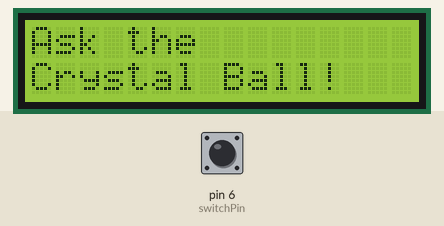
Recording of a sketch running on a simulated Arduino Uno, built with avr-gcc and run on an emulated ATmega328P. On the bench: 16×2 character LCD. Inputs (shaded band) come from the test bench; at power-on: pin 6 (switchPin) LOW. Random numbers use the default seed unless the sketch sets one.

Above: at 3.2 s.
3.3 s: pin 6 (switchPin) pulled HIGH for 0.6 s
At 4.7 s:
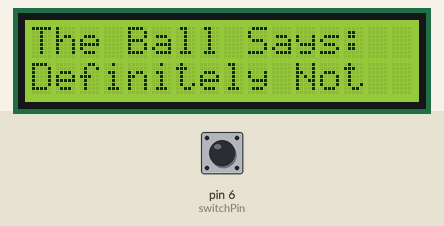
5.5 s: pin 6 (switchPin) pulled HIGH for 1 s
At 7.7 s:
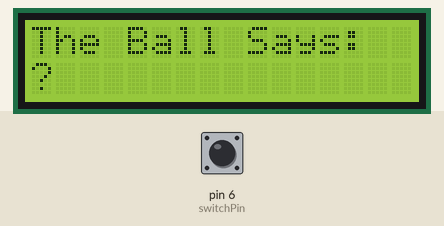
8.0 s: pin 6 (switchPin) pulled HIGH for 0.6 s
At 10.1 s:
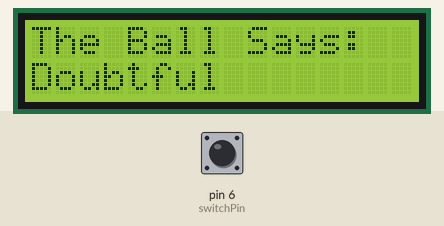
10.5 s: pin 6 (switchPin) pulled HIGH for 3.2 s
At 15.2 s:
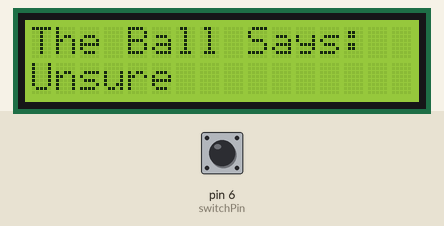
15.5 s: pin 6 (switchPin) pulled HIGH for 0.6 s
At 17.4 s:
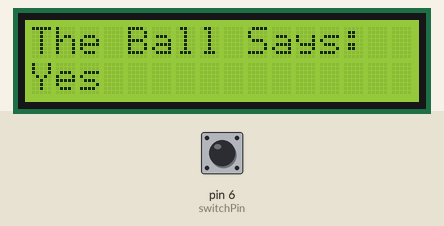
18.0 s: pin 6 (switchPin) pulled HIGH for 1 s
At 19.5 s:
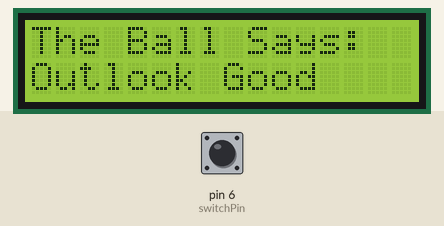
Timing chart, 0 to 21.0 s (numbered marks = the images above; inputs shaded):
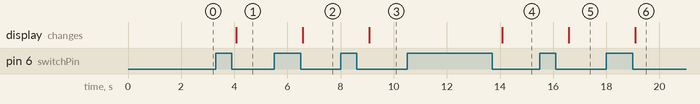

Measured:
- after the input at 3.3 s, the display: changes after 0.77 s (image 1)
- after the input at 5.5 s, the display: changes after 1.1 s (image 2)
- after the input at 8.0 s, the display: changes after 1.1 s (image 3)
- after the input at 10.5 s, the display: changes after 3.6 s (image 4)
- after the input at 15.5 s, the display: changes after 1.1 s (image 5)
- after the input at 18.0 s, the display: changes after 1.1 s (image 6)

The sketch:

t11_magic_ball.ino
```cpp
/*CIRCUIT:
*16x2 LCD Alphanumerical+ wired into 5V power in ground
*Permanent write mode with GND going to R/W Pin
*Out of loop potentiometer hooked up directly to LCD, controls contrast
*Tilt(LOW, HIGH) Switch wired in with a 10kOhm resistor as a reset switch
*D4-D7 LCD Character Pins wired into D5-D2 on Arduino respectively
*/

#include <LiquidCrystal.h>
LiquidCrystal lcd(12,11,5,4,3,2);
const int switchPin = 6;
int switchState = 0;
int prevSwitchState = 0;
int reply;

void setup() {
  lcd.begin(16,2);
  pinMode(switchPin, INPUT);
  //FIRST MESSAGE:
  lcd.print("Ask the");
  lcd.setCursor(0,1);
  lcd.print("Crystal Ball!");
  delay(2000);
}

void loop() {
  switchState = digitalRead(switchPin);
  if(switchState != prevSwitchState){
    if(switchState == LOW){
        reply = random(10);
        lcd.clear();
        lcd.setCursor(0,0);
        lcd.print("The Ball Says:");
        lcd.setCursor(0,1);
        switch(reply){
          case 0:
          lcd.print("Yes");
          break;
          case 1:
          lcd.print("Most Definitely");
          break;
          case 2:
          lcd.print("Outlook Good");
          break;
          case 3:
          lcd.print("Doubtful");
          break;
          case 4:
          lcd.print("Certainly");
          break;
          case 5:
          lcd.print("Ask Again");
          break;
          case 6:
          lcd.print("No");
          break;
          case 7:
          lcd.print("Definitely Not");
          break;
          case 8:
          lcd.print("Unsure");
          break;
          case 9:
          lcd.print("?");
          break;
        }
      }
  }
  prevSwitchState = switchState;
  delay(500);
}
```
